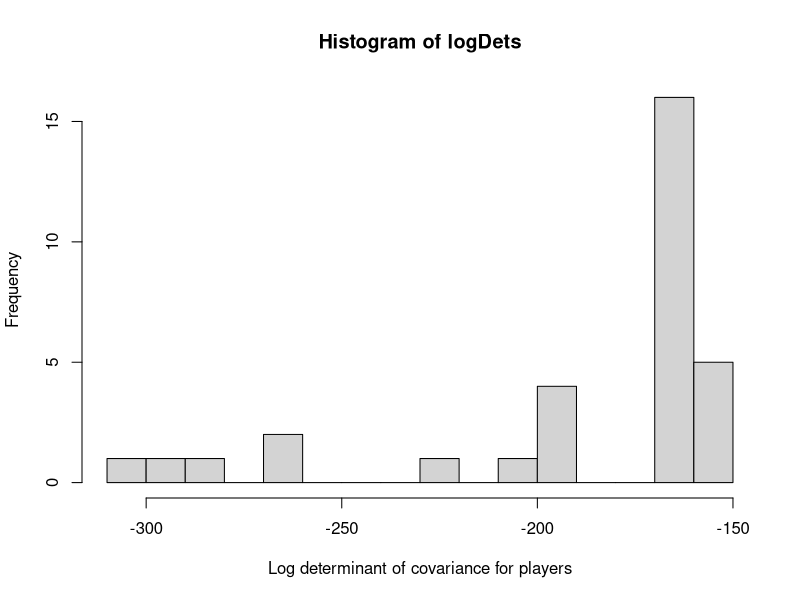

This chart was generated by the following R code:
#
# Gow, Baumgarten, Cairns, Colton & Miller (2012)
# "Unsupervised Modelling of Player Style with LDA"
# Submitted to IEEE Transactions on Computational Intelligence & AI in Games.
# 
# Supplement: R script for Rogue Trooper data analysis
# Author: Jeremy Gow
# Edited: 28 March 2012
#
library(MASS)
setEPS()
images <- "images/"

# Load feature data for 881 Rogue Trooper combats
fea <- read.csv("rogue-combats.csv")

#########################################################
#
# Select subset of feature data for analysis
#
# 550 level 1 combats
fea <- fea[fea$level == 1,] 
# 462 combats survived by PC
fea <- fea[!fea$death,]
# 431 combats where PC survives and we're sure no NPCs do
fea <- fea[fea$npcs == fea$npc.dead,]

# Remove one further combat where we know player abandons combat
# and backtracks through level.
fea <- fea[fea$log_id != 51 | fea$life != 1 | fea$task_id != 9,]

# Cap outlier values (6 values in total)
fea$prefire[fea$prefire > 90] <- 90
fea$npc.postfire[fea$npc.postfire > 60] <- 60
fea$area.rate[fea$area.rate > 30] <- 30
fea$turn.rate[fea$turn.rate > 1.5] <- 1.5
fea$npc.lead[fea$npc.lead > 40] <- 40

lda.vars <- c("prefire", "npc.postfire", "mean.postdam", "npc.lead", "mean.npc.fire", "firing", "sniping",
              "mean.aim", "gren.rate", "cover", "pistol", "mean.final.dist", "move", "dist.rate", "turn.rate",
              "area.rate", "zero.ammo", "mean.ammo", "pre.ammo", "mean.health", "dam.rate")

#########################################################
#
# Compute mean features for each player-NPC group pair
#
player.combat.means <- function(cdata) {
  tmp <- NULL
  for (v in lda.vars) {
    ptm <- aggregate(as.formula(paste(v, "~ player_id + task_id")), data=cdata, mean)
    if (is.null(tmp)) {
      tmp <- ptm
    } else {
      tmp <- merge(tmp, ptm, all=T, sort=F)
    }
  }
  # Add row names
  tmp <- data.frame(tmp, row.names=paste(tmp$player_id, tmp$task_id, sep="."))
  return(tmp)
}

fea2 <- player.combat.means(fea)[-2]
fea2$npc.lead[is.na(fea2$npc.lead)] <- 0
fea2 <- fea2[order(fea2$player_id),]

# Standardised features - subtract mean and divide by standard dev.
fea3 <- data.frame(fea2[1], scale(fea2[-1]))


#################################################
#
# Assess equality of player's covariance matrices
#

# Remove any columns which can be all zeros for a given player
fea.nz <- subset(fea3, select=-c(mean.aim, cover, gren.rate, pistol, zero.ammo, sniping))

# Returns the 15-feature covariance matrix for a given player
player.cov <- function(i) {
  return(cov(fea.nz[fea.nz$player_id == i, -1]))
}

# Compute the log determinants
logDets <- NULL 
for (i in 1:32) {
  logDets[i] <- determinant(player.cov(i), logarithm=T)$modulus
}

# Distributed in approx. 3 clumps
hist(logDets, n=20, xlab="Log determinant of covariance for players")


######################################################
#
# Perform LDA
#
# Construct variable formula
lda.form <- as.formula(paste("player_id ~", paste(lda.vars, collapse=" + ")))

# Perform LDA with mean feature data
lda.res <- lda(lda.form, data=fea3) 

# Extract player means in LDA space
player.means <- data.frame(predict(lda.res, data.frame(lda.res$means))$x)

######################################################
#
# Plot LDA results
#

tciaig.plot.lda <- function() {
  xlab <- "LD1"
  ylab <- "LD2"

  png(paste(images, "player-lda.png", sep=""), res=72)
  plot(lda.res, dimen=2, cex=0.8, xlab=xlab, ylab=ylab)
  dev.off()

  png(paste(images, "player-centroids.png", sep=""), res=72)
  plot(LD2 ~ LD1, data=player.means, xlab=xlab, ylab=ylab, pch=" ")
  text(LD2 ~ LD1, data=player.means, labels=1:32)
  dev.off()
}

######################################################################
#
# Find LD/feature correlations
#

fea4 <- cbind(fea3, data.frame(predict(lda.res, data.frame(fea3[,-1]))$x))


# Display ordered coefficients for linear discriminant
lda.coeff <- function(ld=1) {
  data.frame(sort(lda.res$scaling[, ld]))
}


lda.coeffs <- function() {
    sca <- lda.res$scaling
    max.ld <- dim(sca)[2]
    ld.names <- dimnames(sca)[[2]]
    coeffs <- data.frame(feature=row.names(sca))
    for (i in 1:max.ld) {
      coeffs[ld.names[i]] <- round(sca[,i], 2)
    }
    return (coeffs)
}


lda.cor <- function() {
  res <- NULL
  for (v in lda.vars) {
    cor1 <- round(cor(fea4[v], fea4$LD1, use="complete.obs"), 2)
    cor2 <- round(cor(fea4[v], fea4$LD2, use="complete.obs"), 2)
    cor3 <- round(cor(fea4[v], fea4$LD3, use="complete.obs"), 2)
    row <- data.frame(feature=v, LD1=cor1, LD2=cor2, LD3=cor3)
    if (is.null(res)) {
      res <- row  
    } else {
      res <- rbind(res, row)
    }
  }
  return (res)
}

# Feature coefficients and correlations for LD1 and LD2
lda.interpret <- function(ld=0, co=0.3, rho=0.5) {
  acoef <- lda.coeffs()[1:4]
  names(acoef) <- c("feature", "LD1.co", "LD2.co", "LD3.co")

  acor <- lda.cor()
  names(acor) <- c("feature", "LD1.rho", "LD2.rho", "LD3.rho")
  
  tmp <- merge(acoef, acor)
  
  if (ld == 1 | ld == 2 | ld == 3) {
    tmp <- tmp[,c(1, ld + 1, ld + 3)]
    tmp <- tmp[abs(tmp[,2]) >= co | abs(tmp[,3]) >= rho,]
    
    tmp.pos <- tmp[tmp[,2] > 0,]
    tmp.pos <- tmp.pos[order(tmp.pos[,3], decreasing=T),]

    tmp.neg <- tmp[tmp[,2] < 0,]
    tmp.neg <- tmp.neg[order(tmp.neg[,3]),]
    
    tmp <- rbind(tmp.pos, tmp.neg)
  }
  
  return (tmp)
}

lda.co <- lda.interpret()


